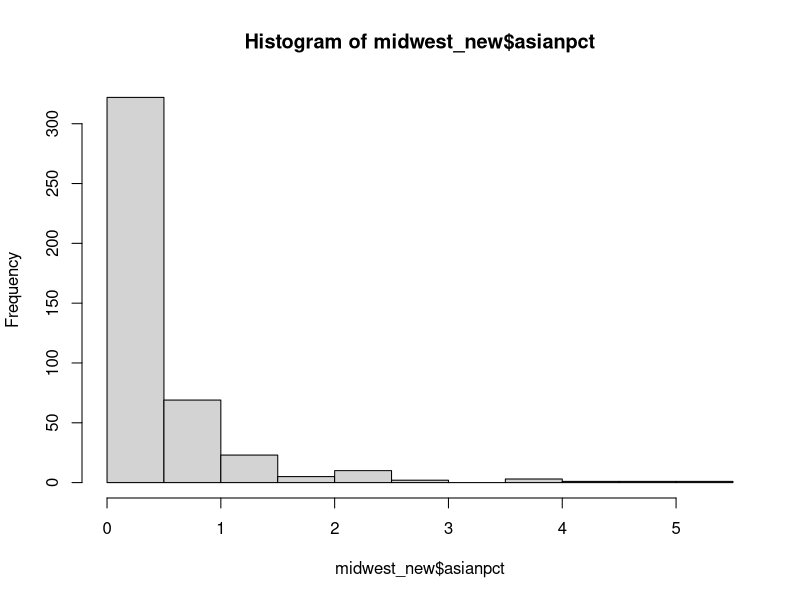
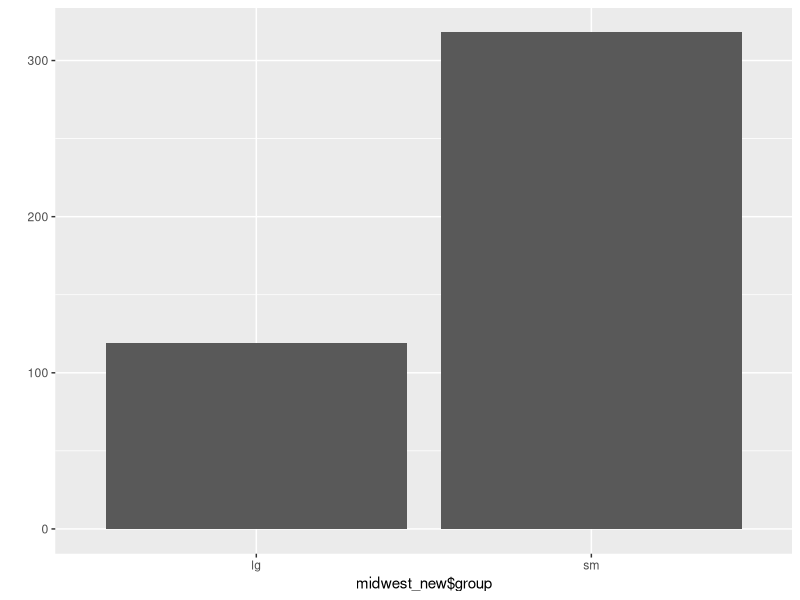

Write the R code that produced these figures, in order.
#3 midwest 데이터를 data.frame으로 불러온 후, 데이터의 특징을 설명하시오.

mpg = as.data.frame(ggplot2::mpg)
library(dplyr)
library(ggplot2)
summary(mpg)

library(dplyr)
library(ggplot2)
midwest = as.data.frame(ggplot2::midwest)

head(midwest) # Raw 데이터 앞부분 확인. 6행의 데이타와 28개 필드로 구성
tail(midwest) # Raw 데이터 뒷부분 확인. 6행의 데이타와 28개 필드로 구성

View(midwest) # View 창을 통해서 원자료를 직접 보여 줍니다. 
dim(midwest)  # 데이타 프레임이 437행 28열로 구성 되어 있습니다. 

str(midwest)  # midwest 데이터가 데이터 프레임이고 437개 관측치, 28개 변수로 구성되어 있다. PID는 변수값이 int 이고 연속된 숫자로 되어 
# 있는 것으로 봐서 primary key 로 생각된다. county는 변수값이 character 이고 "ADAMS"로 부터 시작된다. 그 밑으로도 같은 방식으로 각 변수
#들의 속성과 몇개의 값을 보여 주고 있다. chr은 문자, num 은 소수점이 있는 실수, int 는 소수점이 없는 정수를 나타낸다.

summary(midwest) # summary는 28개 변수의 요약 통계량을 보여준다. 숫자로된 여섯가지의 요약 통계량을 보여주고 , 문자로 된 변수는 
#요약 통계량을 구할 수 없으니 값의 개수와 변수의 속성을 보여준다. 인구밀도를 나타내는 popdensity를 보면 최소값은 85.05,
#최대값은 88018.40, 평균은 3097.74, 중위값 1156.21을 중심으로 1st Quantile  622.41 과  3rd Quantile  2330.00 사이에 인구밀도 값이 
#몰려 있다.  



#options(encoding='-8')



#4 poptotal 변수(컬럼)를 total로, popasian 변수를 asian으로 변수명을 변경하는 코드를 작성하시오.

midwest = as.data.frame(ggplot2::midwest)
midwest_new = midwest
midwest_new = rename(midwest_new, total = poptotal )
midwest_new = rename(midwest_new, asian = popasian )

#5 total, asian 변수를 이용해 `전체 인구 대비 아시아계 인구 백분율` 파생변수(asianpct)를 추가하고, 히스토그램을 그려, 주들이 어떻게 분포하는지 설명하시오.

midwest_new$asianpct = midwest_new$asian/midwest_new$total * 100
hist(midwest_new$asianpct)


#6 아시아계 인구 백분율(asianpct)의 전체 평균을 구하고, 평균을 초과하면 "lg", 그 외는 "sm"을 부여하는 파생변수(asianrate)를 추가하는 코드를 작성하시오.

mean(midwest_new$asianpct)
##[1] 0.4872462
midwest_new$group = ifelse(midwest_new$asianpct > 0.4872462, "lg", "sm")

#7 "lg"와 "sm"에 해당하는 지역이 얼마나 되는지 빈도 막대그래프(qplot)을 그려보시오.

table(midwest_new$group)

##  lg   sm
##  119  318

library(ggplot2)
qplot(midwest_new$group)
